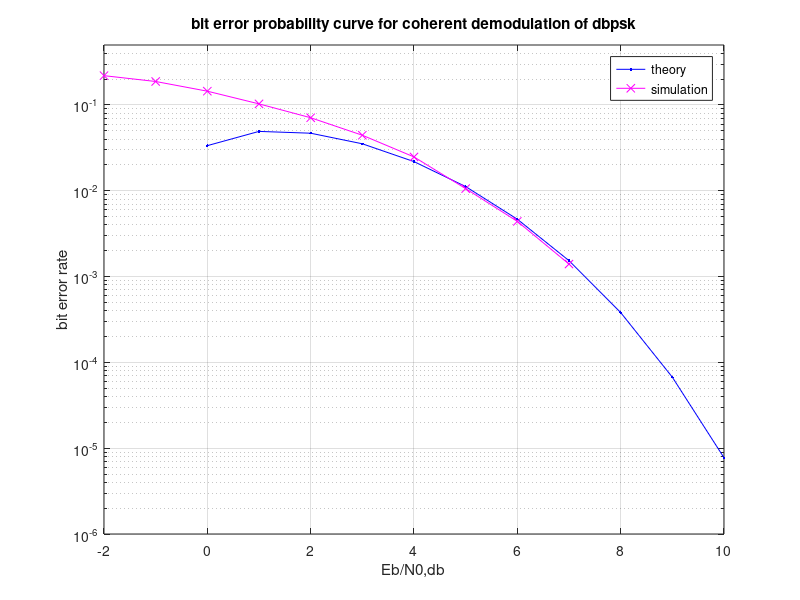

Write the MATLAB code that produced this figure.
clc; clear all; close all;
N=10^4;
rand('state',100);rand('state',200);
ip=rand(1,N)>0.5,ipD=mod(filter(1,[1 -1],ip),2);
s=2*ipD-1;
n=1/sqrt(2)*[randn(1,N)+j*randn(1,N)];Eb_N0_db=[-3:10];
for ii=1:length(Eb_N0_db)
    y=s+10^(-Eb_N0_db(ii)/20)*n;
    ipDHat_coh=real(y)>0;
    ipHat_coh=mod(filter([1 -1],1,ipDHat_coh),2);
    nErr_dbpsk_coh(ii)=size(find([ip-ipHat_coh]),2);
end
simBer_dbpsk_coh=nErr_dbpsk_coh/N;
theoryBer_dbpsk_coh=erfc(sqrt(10.^(Eb_N0_db/10))).*(1-5*erfc(sqrt(10.^(Eb_N0_db/10))));
close all;
figure
semilogy(Eb_N0_db,theoryBer_dbpsk_coh,'b.-');
hold on;
semilogy(Eb_N0_db,simBer_dbpsk_coh,'mx-');
axis([-2 10 10^-6 0.5]);
grid on;
legend('theory','simulation');
xlabel('Eb/N0,db');
ylabel('bit error rate');
title('bit error probability curve for coherent demodulation of dbpsk');